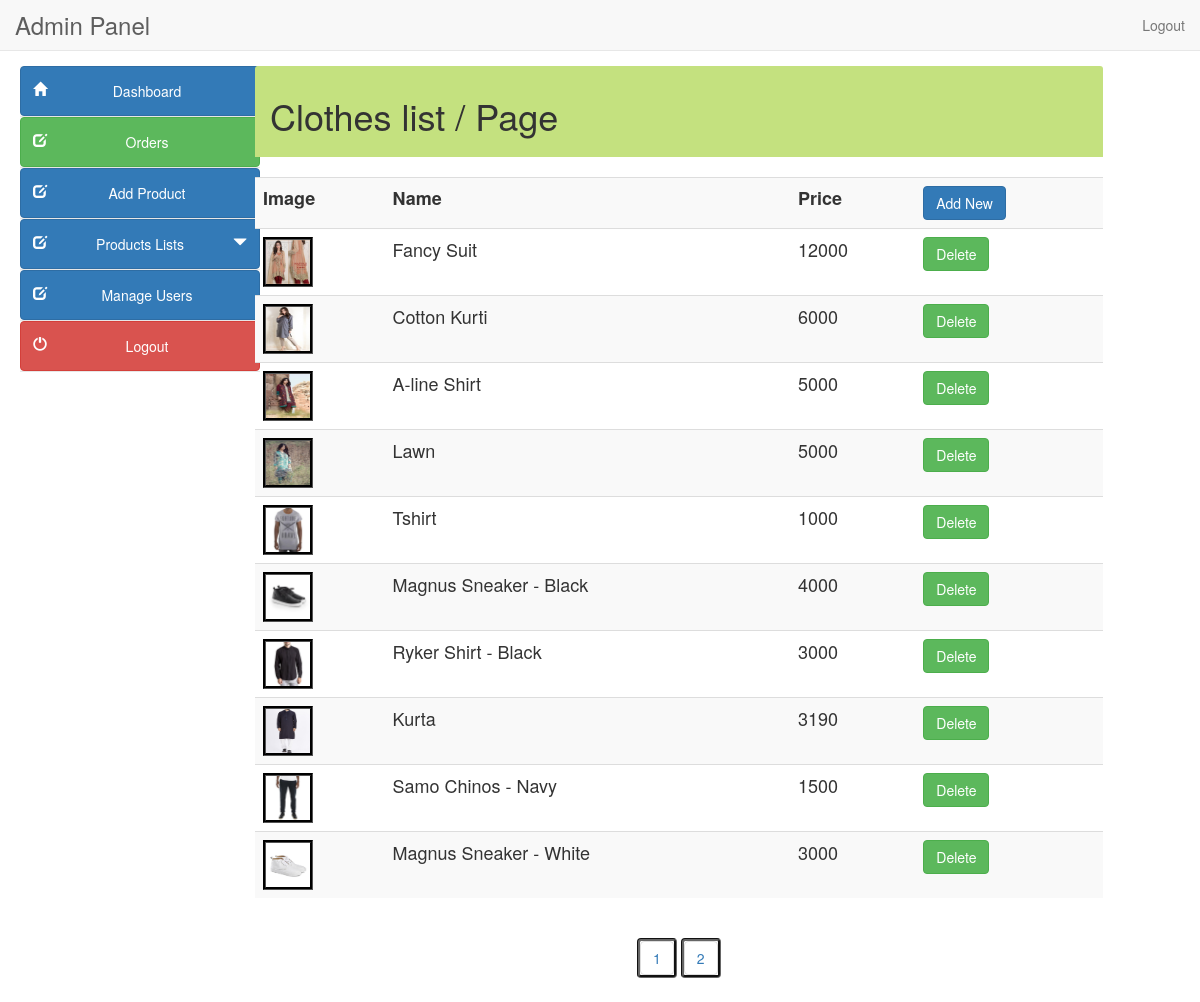
/web_admin/clothes_list.php (signed in), run on the app's committed database.
### tables this page shows
CREATE TABLE `products` (
  `product_id` int(11) NOT NULL,
  `product_name` varchar(255) NOT NULL,
  `details` varchar(255) NOT NULL,
  `image` blob NOT NULL,
  `price` int(11) NOT NULL,
  `c_price` int(11) NOT NULL,
  `product_type` varchar(255) NOT NULL,
  `brand` varchar(255) NOT NULL,
  `tags` varchar(255) NOT NULL,
  `time` timestamp NOT NULL DEFAULT CURRENT_TIMESTAMP ON UPDATE CURRENT_TIMESTAMP
);

### web_admin/clothes_list.php (the view, shortened to what this page needs)
<?php
include("connection.php");
$page=$_GET['page'];
if($page=="" || $page=="1")
{
$page1=0;
}
else
{
$page1=($page*10)-10;
}
?>
<!DOCTYPE html>
<html lang="en">
<head>
<link href="style/css/bootstrap.min.css" rel="stylesheet">
<link href="style/css/k.css" rel="stylesheet">
</head>
<body>
  <?php include("include/header.php");?>
   	<div class="container-fluid main-container">
	<?php include("include/side_bar.php");?>
    <div class="col-md-9 content" style="margin-left:10px">
    <div class="panel-heading" style="background-color:#c4e17f">
	<h1>Clothes list / Page <?php echo $page;?> </h1></div><br>
<div class='table-responsive'>
<div style="overflow-x:scroll;">
<table class="table  table-hover table-striped" style="font-size:18px">
<tr><th>Image</th><th>Name</th><th>Price</th><th>
	<a class=" btn btn-primary" href="add_product.php">Add New</a></th></tr>
<?php
$result=mysqli_query($connection,"select product_id,image, product_name,price from products  where product_type like '%dress%' order by time Desc Limit $page1,10")or die ("query 1 incorrect.....");
while(list($product_id,$image,$product_name,$price)=mysqli_fetch_array($result))
{
echo "<tr><td><img src='../images/products/$image' style='width:50px; height:50px; border:groove #000'></td><td>$product_name</td>
<td>$price</td>
<td>
<a class=' btn btn-success' href='clothes_list.php?product_id=$product_id&action=delete'>Delete</a>
</td></tr>";
}
?>
</table>
</div></div>
<nav align="center">
<?php
$paging=mysqli_query($connection,"select product_id,image, product_name,price from products");
$count=mysqli_num_rows($paging);
$a=$count/10;
$a=ceil($a);
echo "<bt>";echo "<bt>";
for($b=1; $b<=$a;$b++)
{
?>
<ul class="pagination" style="border:groove #666">
<li><a class="label-info" href="clothes_list.php?page=<?php echo $b;?>"><?php echo $b." ";?></a></li></ul>
<?php
}
?>
</nav>
</div></div>
</body>
</html>

### web_admin/style/css/k.css (style rules this page uses)
.main-container { background: #FFF; padding-top: 15px; margin-top: -20px; }

### data on the page
products: image (picture), product_name "Fancy Suit", price "12000"
products: image (picture), product_name "Cotton Kurti", price "6000"
products: image (picture), product_name "A-line Shirt", price "5000"
products: image (picture), product_name "Lawn", price "5000"
products: image (picture), product_name "Tshirt", price "1000"
products: image (picture), product_name "Magnus Sneaker - Black", price "4000"
products: image (picture), product_name "Ryker Shirt - Black", price "3000"
products: image (picture), product_name "Kurta", price "3190"
products: image (picture), product_name "Samo Chinos - Navy", price "1500"
products: image (picture), product_name "Magnus Sneaker - White", price "3000"
